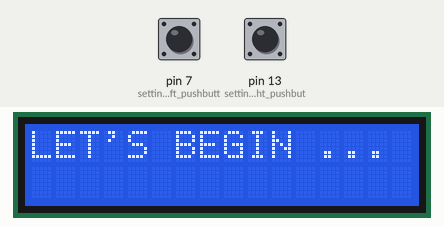
Simulated run of this sketch. Board: Arduino Uno, built with avr-gcc and run on an emulated ATmega328P. On the bench: 16×2 character LCD. The inputs (shaded band) are chosen by the test bench; at power-on: pin 7 (setting_the_left_pushbutt) LOW, pin 13 (setting_the_right_pushbut) LOW.

Above: at 0.9 s.
At 2.8 s:
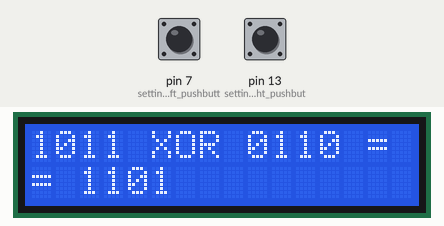
2.9 s: pin 7 (setting_the_left_pushbutt) pulled HIGH for 3.2 s
At 6.1 s:
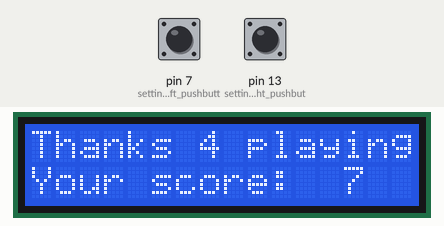
At 8.4 s:
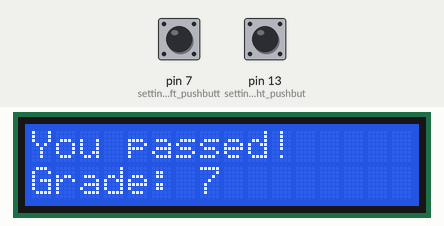
Timing chart, 0 to 9.9 s (numbered marks = the images above; inputs shaded):
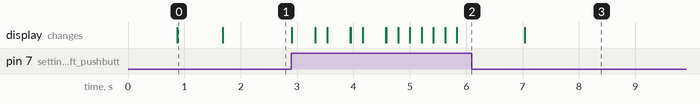

The sketch:

IT-101-Quiz.ino
```cpp
#include <LiquidCrystal.h>
// initialize the library with the numbers of the interface pins

LiquidCrystal lcd(12, 11, 5, 4, 3, 2);
boolean buttonLeft;
boolean buttonRight;

String topQuestions[] = {"1011 XOR 0110 =", "1 Kilobyte =", "Is monitor an", "Is keyboard an", "Does 1 byte =",
                          "0011 XOR 1110 =", "java source file", " Is lcd an", "Excel Workbook", " Is 1 MB =",
                          "111 in binary", " decade 6 is", "Linux is an", "10 in binary"};

String bottomQuestions[] = {"= 1101 ", "= 1024 Bytes ?", "output device ?", "output device ?", "10 bits ?",
                            "= 1101", "extension = .c", "input device ?", "extension=.xlsx", "1000 bytes? ",
                            " is 7 in decade", "001 in binary", "operating system", "is 4 in decade"};
int totalQuestions = 14;
int NumQuestions = 0;
int answers[] = {1, 1, 1, 0, 0, 1, 0, 0, 1, 0,1, 0, 1, 0};    //1 is correct - 0 is wrong
int score = 0;


void setup() {
Serial.begin(9600);
pinMode(7, INPUT);   //setting the left pushbutton
pinMode(13, INPUT);  //setting the right pushbutton
lcd.begin(16, 2);
lcd.setCursor(0, 0);

  lcd.print("WELCOME TO THE");
  lcd.setCursor(0, 1);
  lcd.print("QUIZ: IT-101");
    delay(800);
    lcd.clear();
    lcd.setCursor(0, 0);
    lcd.print("LET'S BEGIN ...");
    delay(800);
    lcd.clear();
}


void correctAnswer()
{                                   //Function for correct answers
    lcd.clear();
    lcd.setCursor(0, 0);
    lcd.print("CORRECT!");
    delay(200);
    lcd.clear();
}

void wrongAnswer()
{                                      //Function for Wrong answers
    lcd.clear();
    lcd.setCursor(0, 0);
    lcd.print("WRONG!");
    delay(200);
    lcd.clear();
}


void showScore()                        //Score on screen
{
    lcd.clear();
    lcd.setCursor(0, 0);
    lcd.print("Thanks 4 playing");
    lcd.setCursor(0, 1);
    lcd.print("Your score:");
    lcd.setCursor(13, 1);
    lcd.print(score);
    delay(1200);
    if (score < 5)                      //LED according to score
    {
        lcd.clear();
        lcd.setCursor(0, 0);
        lcd.print("You failed :(");
        lcd.setCursor(0, 1);
        lcd.print("Grade: 5");
    }
    else if (score == 5 || score==6)
    {   lcd.clear();
        lcd.setCursor(0, 0);
        lcd.print("You passed!");
        lcd.setCursor(0, 1);
        lcd.print("Grade: 6");

    }
    else if (score == 7 || score==8)
    {   lcd.clear();
        lcd.setCursor(0, 0);
        lcd.print("You passed!");
        lcd.setCursor(0, 1);
        lcd.print("Grade: 7");
    }
    else if (score == 9 || score==10)
    {   lcd.clear();
        lcd.setCursor(0, 0);
        lcd.print("You passed!");
        lcd.setCursor(0, 1);
        lcd.print("Grade: 8");
    }
    else if (score == 11 || score==12)
    {   lcd.clear();
        lcd.setCursor(0, 0);
        lcd.print("You passed!");
        lcd.setCursor(0, 1);
        lcd.print("Grade: 9");
    }
    else if (score == 13 || score==14)
    {   lcd.clear();
        lcd.setCursor(0, 0);
        lcd.print("You passed!");
        lcd.setCursor(0, 1);
        lcd.print("Grade: 10");
    }
    delay(30000);                       //end of game
}


void loop()
{
    buttonLeft = digitalRead(7);         //False button
    buttonRight = digitalRead(13);       //True button

    if (NumQuestions != totalQuestions)
    {
        lcd.setCursor(0, 0);                        //display question
        lcd.print(topQuestions[NumQuestions]);
        lcd.setCursor(0, 1);                        //display possible answer
        lcd.print(bottomQuestions[NumQuestions]);

        if (buttonRight == HIGH)                     //if True button is clicked
        {
            if ((answers[NumQuestions]) == 1)
            {
                correctAnswer();
                NumQuestions++;
                score++;
                //Serial.print(score);
                //Serial.println(NumQuestions);
            }
            else if ((answers[NumQuestions]) == 0)
            {
                wrongAnswer();
                NumQuestions++;
            }
        }
        if (buttonLeft == HIGH)                     //if False button is clicked
        {
            if ((answers[NumQuestions]) == 0)
            {
                correctAnswer();
                NumQuestions++;
                score++;
                //Serial.print(score);
                //Serial.println(NumQuestions);
            }
            else if ((answers[NumQuestions]) == 1)
            {
                wrongAnswer();
                NumQuestions++;
            }
        }
    }
    if (NumQuestions == totalQuestions)   // once all questions are answered
    {
        showScore();
    }
}
```

Measured:
- after the input at 2.9 s, the display: first changes at once (image 2 shows a later state)
- what the display in image 0 shows lasts 0.8 s, from 0.9 s to 1.7 s
